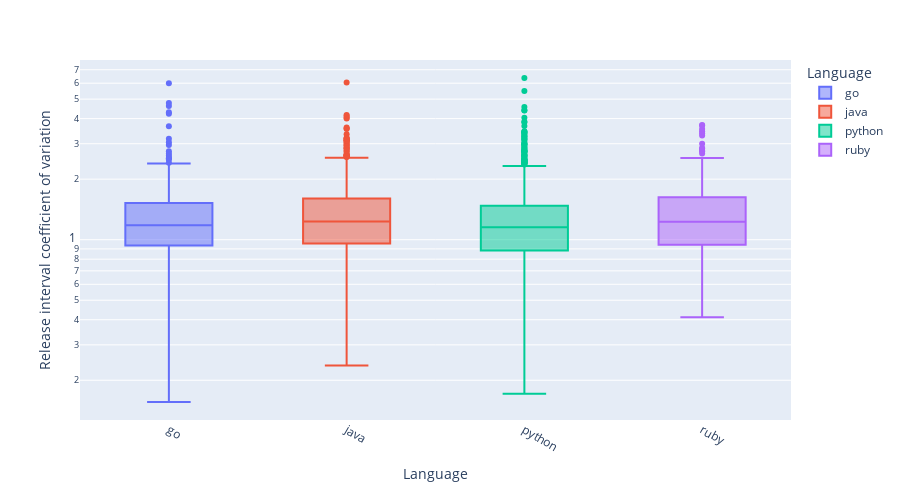

Here is the notebook cell this chart was saved with:
### Code cell
from plotly.express import box

fig = box(releases, x="language", y="release_dates_diffs_cv", color="language", 
          labels={"language": "Language", "release_dates_diffs_cv": "Release interval coefficient of variation"}, height=500, log_y=True)

fig.update_xaxes(tickangle=30)

fig.show()

### Figure 1 — Plotly figure (JSON) as saved in the notebook; plotly's stock layout.template omitted (floating-point values rounded to 4 significant figures; data arrays with more than 128 entries replaced by an {"elided": "..."} marker saying what was removed)
{"data": [{"alignmentgroup": "True", "hovertemplate": "Language=%{x}<br>Release interval coefficient of variation=%{y}<extra></extra>", "legendgroup": "go", "marker": {"color": "#636efa"}, "name": "go", "notched": false, "offsetgroup": "go", "orientation": "v", "showlegend": true, "type": "box", "x": {"elided": "447 str values"}, "x0": " ", "xaxis": "x", "y": {"elided": "447 float values"}, "y0": " ", "yaxis": "y"}, {"alignmentgroup": "True", "hovertemplate": "Language=%{x}<br>Release interval coefficient of variation=%{y}<extra></extra>", "legendgroup": "java", "marker": {"color": "#EF553B"}, "name": "java", "notched": false, "offsetgroup": "java", "orientation": "v", "showlegend": true, "type": "box", "x": {"elided": "950 str values"}, "x0": " ", "xaxis": "x", "y": {"elided": "950 float values"}, "y0": " ", "yaxis": "y"}, {"alignmentgroup": "True", "hovertemplate": "Language=%{x}<br>Release interval coefficient of variation=%{y}<extra></extra>", "legendgroup": "python", "marker": {"color": "#00cc96"}, "name": "python", "notched": false, "offsetgroup": "python", "orientation": "v", "showlegend": true, "type": "box", "x": {"elided": "1544 str values"}, "x0": " ", "xaxis": "x", "y": {"elided": "1544 float values"}, "y0": " ", "yaxis": "y"}, {"alignmentgroup": "True", "hovertemplate": "Language=%{x}<br>Release interval coefficient of variation=%{y}<extra></extra>", "legendgroup": "ruby", "marker": {"color": "#ab63fa"}, "name": "ruby", "notched": false, "offsetgroup": "ruby", "orientation": "v", "showlegend": true, "type": "box", "x": {"elided": "287 str values"}, "x0": " ", "xaxis": "x", "y": {"elided": "287 float values"}, "y0": " ", "yaxis": "y"}], "layout": {"boxmode": "overlay", "height": 500, "legend": {"title": {"text": "Language"}, "tracegroupgap": 0}, "margin": {"t": 60}, "xaxis": {"anchor": "y", "categoryarray": ["go", "java", "python", "ruby"], "categoryorder": "array", "domain": [0, 1], "tickangle": 30, "title": {"text": "Language"}}, "yaxis": {"anchor": "x", "domain": [0, 1], "title": {"text": "Release interval coefficient of variation"}, "type": "log"}}}
